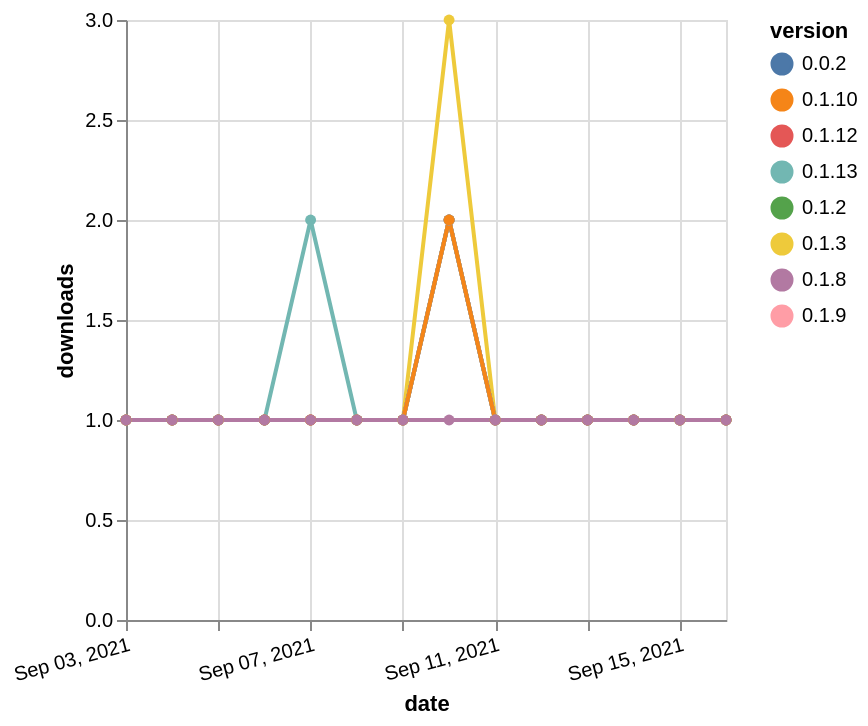

Here is the Vega-Lite specification saved for this chart:
### Vega-Lite specification from a JSON file in a GitHub repository (floating-point values rounded to 4 significant figures)
{"$schema": "https://vega.github.io/schema/vega-lite/v5.json", "description": "A simple bar chart with embedded data.", "data": {"values": [{"date": "2021-09-03", "total": 226, "delta": 1, "version": "0.1.3"}, {"date": "2021-09-04", "total": 227, "delta": 1, "version": "0.1.3"}, {"date": "2021-09-05", "total": 228, "delta": 1, "version": "0.1.3"}, {"date": "2021-09-06", "total": 229, "delta": 1, "version": "0.1.3"}, {"date": "2021-09-07", "total": 230, "delta": 1, "version": "0.1.3"}, {"date": "2021-09-08", "total": 231, "delta": 1, "version": "0.1.3"}, {"date": "2021-09-09", "total": 232, "delta": 1, "version": "0.1.3"}, {"date": "2021-09-10", "total": 235, "delta": 3, "version": "0.1.3"}, {"date": "2021-09-11", "total": 236, "delta": 1, "version": "0.1.3"}, {"date": "2021-09-12", "total": 237, "delta": 1, "version": "0.1.3"}, {"date": "2021-09-13", "total": 238, "delta": 1, "version": "0.1.3"}, {"date": "2021-09-14", "total": 239, "delta": 1, "version": "0.1.3"}, {"date": "2021-09-15", "total": 240, "delta": 1, "version": "0.1.3"}, {"date": "2021-09-16", "total": 241, "delta": 1, "version": "0.1.3"}, {"date": "2021-09-03", "total": 159, "delta": 1, "version": "0.1.2"}, {"date": "2021-09-04", "total": 160, "delta": 1, "version": "0.1.2"}, {"date": "2021-09-05", "total": 161, "delta": 1, "version": "0.1.2"}, {"date": "2021-09-06", "total": 162, "delta": 1, "version": "0.1.2"}, {"date": "2021-09-07", "total": 163, "delta": 1, "version": "0.1.2"}, {"date": "2021-09-08", "total": 164, "delta": 1, "version": "0.1.2"}, {"date": "2021-09-09", "total": 165, "delta": 1, "version": "0.1.2"}, {"date": "2021-09-10", "total": 167, "delta": 2, "version": "0.1.2"}, {"date": "2021-09-11", "total": 168, "delta": 1, "version": "0.1.2"}, {"date": "2021-09-12", "total": 169, "delta": 1, "version": "0.1.2"}, {"date": "2021-09-13", "total": 170, "delta": 1, "version": "0.1.2"}, {"date": "2021-09-14", "total": 171, "delta": 1, "version": "0.1.2"}, {"date": "2021-09-15", "total": 172, "delta": 1, "version": "0.1.2"}, {"date": "2021-09-16", "total": 173, "delta": 1, "version": "0.1.2"}, {"date": "2021-09-03", "total": 154, "delta": 1, "version": "0.1.12"}, {"date": "2021-09-04", "total": 155, "delta": 1, "version": "0.1.12"}, {"date": "2021-09-05", "total": 156, "delta": 1, "version": "0.1.12"}, {"date": "2021-09-06", "total": 157, "delta": 1, "version": "0.1.12"}, {"date": "2021-09-07", "total": 158, "delta": 1, "version": "0.1.12"}, {"date": "2021-09-08", "total": 159, "delta": 1, "version": "0.1.12"}, {"date": "2021-09-09", "total": 160, "delta": 1, "version": "0.1.12"}, {"date": "2021-09-10", "total": 162, "delta": 2, "version": "0.1.12"}, {"date": "2021-09-11", "total": 163, "delta": 1, "version": "0.1.12"}, {"date": "2021-09-12", "total": 164, "delta": 1, "version": "0.1.12"}, {"date": "2021-09-13", "total": 165, "delta": 1, "version": "0.1.12"}, {"date": "2021-09-14", "total": 166, "delta": 1, "version": "0.1.12"}, {"date": "2021-09-15", "total": 167, "delta": 1, "version": "0.1.12"}, {"date": "2021-09-16", "total": 168, "delta": 1, "version": "0.1.12"}, {"date": "2021-09-03", "total": 157, "delta": 1, "version": "0.0.2"}, {"date": "2021-09-04", "total": 158, "delta": 1, "version": "0.0.2"}, {"date": "2021-09-05", "total": 159, "delta": 1, "version": "0.0.2"}, {"date": "2021-09-06", "total": 160, "delta": 1, "version": "0.0.2"}, {"date": "2021-09-07", "total": 161, "delta": 1, "version": "0.0.2"}, {"date": "2021-09-08", "total": 162, "delta": 1, "version": "0.0.2"}, {"date": "2021-09-09", "total": 163, "delta": 1, "version": "0.0.2"}, {"date": "2021-09-10", "total": 165, "delta": 2, "version": "0.0.2"}, {"date": "2021-09-11", "total": 166, "delta": 1, "version": "0.0.2"}, {"date": "2021-09-12", "total": 167, "delta": 1, "version": "0.0.2"}, {"date": "2021-09-13", "total": 168, "delta": 1, "version": "0.0.2"}, {"date": "2021-09-14", "total": 169, "delta": 1, "version": "0.0.2"}, {"date": "2021-09-15", "total": 170, "delta": 1, "version": "0.0.2"}, {"date": "2021-09-16", "total": 171, "delta": 1, "version": "0.0.2"}, {"date": "2021-09-03", "total": 161, "delta": 1, "version": "0.1.9"}, {"date": "2021-09-04", "total": 162, "delta": 1, "version": "0.1.9"}, {"date": "2021-09-05", "total": 163, "delta": 1, "version": "0.1.9"}, {"date": "2021-09-06", "total": 164, "delta": 1, "version": "0.1.9"}, {"date": "2021-09-07", "total": 165, "delta": 1, "version": "0.1.9"}, {"date": "2021-09-08", "total": 166, "delta": 1, "version": "0.1.9"}, {"date": "2021-09-09", "total": 167, "delta": 1, "version": "0.1.9"}, {"date": "2021-09-10", "total": 169, "delta": 2, "version": "0.1.9"}, {"date": "2021-09-11", "total": 170, "delta": 1, "version": "0.1.9"}, {"date": "2021-09-12", "total": 171, "delta": 1, "version": "0.1.9"}, {"date": "2021-09-13", "total": 172, "delta": 1, "version": "0.1.9"}, {"date": "2021-09-14", "total": 173, "delta": 1, "version": "0.1.9"}, {"date": "2021-09-15", "total": 174, "delta": 1, "version": "0.1.9"}, {"date": "2021-09-16", "total": 175, "delta": 1, "version": "0.1.9"}, {"date": "2021-09-03", "total": 171, "delta": 1, "version": "0.1.13"}, {"date": "2021-09-04", "total": 172, "delta": 1, "version": "0.1.13"}, {"date": "2021-09-05", "total": 173, "delta": 1, "version": "0.1.13"}, {"date": "2021-09-06", "total": 174, "delta": 1, "version": "0.1.13"}, {"date": "2021-09-07", "total": 176, "delta": 2, "version": "0.1.13"}, {"date": "2021-09-08", "total": 177, "delta": 1, "version": "0.1.13"}, {"date": "2021-09-09", "total": 178, "delta": 1, "version": "0.1.13"}, {"date": "2021-09-10", "total": 180, "delta": 2, "version": "0.1.13"}, {"date": "2021-09-11", "total": 181, "delta": 1, "version": "0.1.13"}, {"date": "2021-09-12", "total": 182, "delta": 1, "version": "0.1.13"}, {"date": "2021-09-13", "total": 183, "delta": 1, "version": "0.1.13"}, {"date": "2021-09-14", "total": 184, "delta": 1, "version": "0.1.13"}, {"date": "2021-09-15", "total": 185, "delta": 1, "version": "0.1.13"}, {"date": "2021-09-16", "total": 186, "delta": 1, "version": "0.1.13"}, {"date": "2021-09-03", "total": 158, "delta": 1, "version": "0.1.10"}, {"date": "2021-09-04", "total": 159, "delta": 1, "version": "0.1.10"}, {"date": "2021-09-05", "total": 160, "delta": 1, "version": "0.1.10"}, {"date": "2021-09-06", "total": 161, "delta": 1, "version": "0.1.10"}, {"date": "2021-09-07", "total": 162, "delta": 1, "version": "0.1.10"}, {"date": "2021-09-08", "total": 163, "delta": 1, "version": "0.1.10"}, {"date": "2021-09-09", "total": 164, "delta": 1, "version": "0.1.10"}, {"date": "2021-09-10", "total": 166, "delta": 2, "version": "0.1.10"}, {"date": "2021-09-11", "total": 167, "delta": 1, "version": "0.1.10"}, {"date": "2021-09-12", "total": 168, "delta": 1, "version": "0.1.10"}, {"date": "2021-09-13", "total": 169, "delta": 1, "version": "0.1.10"}, {"date": "2021-09-14", "total": 170, "delta": 1, "version": "0.1.10"}, {"date": "2021-09-15", "total": 171, "delta": 1, "version": "0.1.10"}, {"date": "2021-09-16", "total": 172, "delta": 1, "version": "0.1.10"}, {"date": "2021-09-03", "total": 162, "delta": 1, "version": "0.1.8"}, {"date": "2021-09-04", "total": 163, "delta": 1, "version": "0.1.8"}, {"date": "2021-09-05", "total": 164, "delta": 1, "version": "0.1.8"}, {"date": "2021-09-06", "total": 165, "delta": 1, "version": "0.1.8"}, {"date": "2021-09-07", "total": 166, "delta": 1, "version": "0.1.8"}, {"date": "2021-09-08", "total": 167, "delta": 1, "version": "0.1.8"}, {"date": "2021-09-09", "total": 168, "delta": 1, "version": "0.1.8"}, {"date": "2021-09-10", "total": 169, "delta": 1, "version": "0.1.8"}, {"date": "2021-09-11", "total": 170, "delta": 1, "version": "0.1.8"}, {"date": "2021-09-12", "total": 171, "delta": 1, "version": "0.1.8"}, {"date": "2021-09-13", "total": 172, "delta": 1, "version": "0.1.8"}, {"date": "2021-09-14", "total": 173, "delta": 1, "version": "0.1.8"}, {"date": "2021-09-15", "total": 174, "delta": 1, "version": "0.1.8"}, {"date": "2021-09-16", "total": 175, "delta": 1, "version": "0.1.8"}]}, "width": "container", "mark": {"type": "line", "point": {"filled": true}}, "encoding": {"x": {"field": "date", "type": "temporal", "timeUnit": "yearmonthdate", "title": "date", "axis": {"labelAngle": -15}}, "y": {"field": "delta", "type": "quantitative", "title": "downloads"}, "color": {"field": "version", "type": "nominal"}, "tooltip": {"field": "delta"}}}
